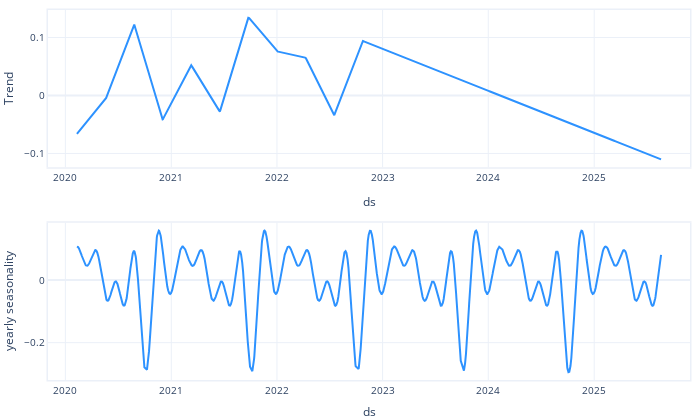

Write notebook code for a chart like this one.
### Code cell
m.plot_components(
    forecast,
)

### Figure 1 — Plotly figure (JSON) as saved in the notebook; plotly's stock layout.template omitted (floating-point values rounded to 4 significant figures; data arrays with more than 128 entries replaced by an {"elided": "..."} marker saying what was removed)
{"data": [{"line": {"color": "#2d92ff", "width": 2}, "mode": "lines", "name": "Trend", "showlegend": false, "type": "scatter", "x": {"elided": "1370 str values"}, "xaxis": "x", "y": {"elided": "1370 float values"}, "yaxis": "y"}, {"line": {"color": "#2d92ff", "width": 2}, "mode": "lines", "name": "yearly seasonality", "showlegend": false, "type": "scatter", "x": {"elided": "1370 str values"}, "xaxis": "x2", "y": {"elided": "1370 float values"}, "yaxis": "y2"}], "layout": {"autosize": true, "font": {"size": 10}, "height": 420, "hovermode": "x unified", "legend": {"traceorder": "reversed", "y": 0.1}, "margin": {"b": 0, "l": 0, "pad": 0, "r": 10, "t": 10}, "title": {"font": {"size": 12}}, "width": 700, "xaxis": {"anchor": "y", "domain": [0, 1], "linewidth": 1.5, "mirror": true, "range": ["2019-11-02T00:00:00", "2025-11-28T00:00:00"], "showline": true, "title": {"text": "ds"}, "type": "date"}, "xaxis2": {"anchor": "y2", "domain": [0, 1], "linewidth": 1.5, "mirror": true, "range": ["2019-11-02T00:00:00", "2025-11-28T00:00:00"], "showline": true, "title": {"text": "ds"}, "type": "date"}, "yaxis": {"anchor": "x", "domain": [0.575, 1], "linewidth": 1.5, "mirror": true, "rangemode": "normal", "showline": true, "title": {"text": "Trend"}}, "yaxis2": {"anchor": "x2", "domain": [0, 0.425], "linewidth": 1.5, "mirror": true, "rangemode": "tozero", "showline": true, "title": {"text": "yearly seasonality"}}}}
